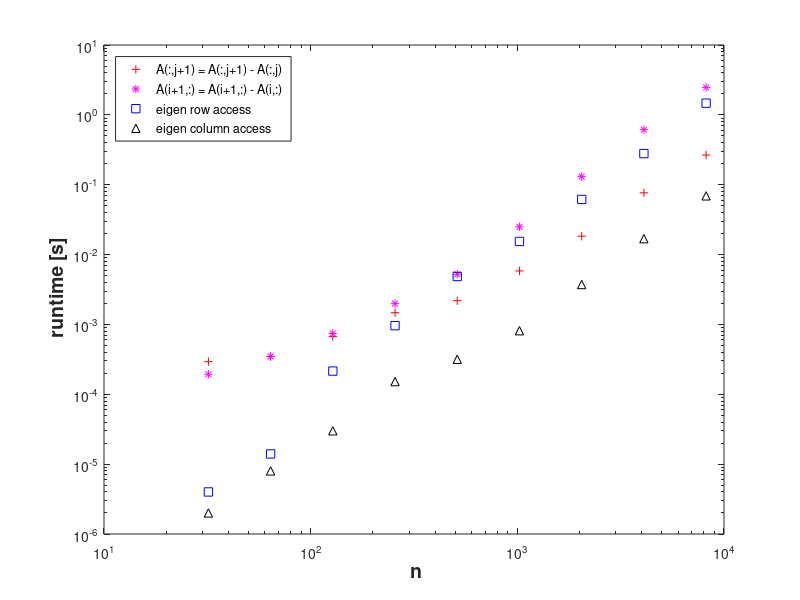

Reproduce this figure in MATLAB.
delimiterIn = ' ';
headerlinesIn = 0;
times = importdata('timing_matlab.dat', delimiterIn, headerlinesIn);
tmp1 = importdata('timing_eigen.dat', delimiterIn, headerlinesIn);
times = [times, tmp1(:,2), tmp1(:,3)];

figure('name','accesstiming');
loglog(times(:,1),times(:,2),'r+', times(:,1),times(:,3),'m*', ...
    times(:,1),times(:,4),'bs', times(:,1),times(:,5),'k^');
xlabel('{\bf n}','fontsize',14); 
ylabel('{\bf runtime [s]}','fontsize',14); 
legend('A(:,j+1) = A(:,j+1) - A(:,j)','A(i+1,:) = A(i+1,:) - A(i,:)',...
        'eigen row access', 'eigen column access', ...
       'location','northwest');
print -depsc2 './accesstiming.eps';
